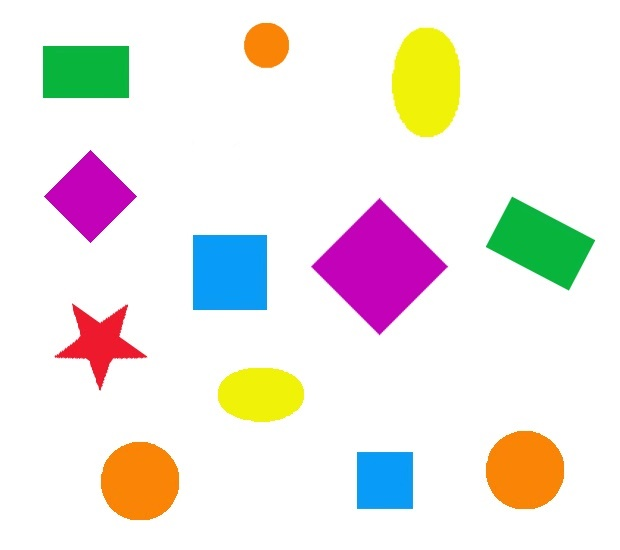
#> input picture Src/1Figures.jpg, 620 x 550 px
$ python Detection.py
#> lines starting #> are read from the running program, lines starting #| are printed output that depends on the picture; after the words box and inside, x2 and y2 are one past the last pixel; in counts of white or black regions, pixels touching at a corner belong together
import cv2
import numpy as np

def stackImages(scale,imgArray):
    rows = len(imgArray)
    cols = len(imgArray[0])
    rowsAvailable = isinstance(imgArray[0], list)
    width = imgArray[0][0].shape[1]
    height = imgArray[0][0].shape[0]
    if rowsAvailable:
        for x in range(0, rows):
            for y in range(0, cols):
                if imgArray[x][y].shape[:2] == imgArray[0][0].shape[:2]:
                    imgArray[x][y] = cv2.resize(imgArray[x][y], (0, 0), None, scale, scale)
                else:
                    imgArray[x][y] = cv2.resize(imgArray[x][y], (imgArray[0][0].shape[1], imgArray[0][0].shape[0]), None, scale, scale)
                if len(imgArray[x][y].shape) == 2:
                    imgArray[x][y] = cv2.cvtColor(imgArray[x][y], cv2.COLOR_GRAY2BGR)
        imageBlank = np.zeros((height, width, 3), np.uint8)
        hor = [imageBlank] * rows
        hor_con = [imageBlank] * rows
        for x in range(0, rows):
            hor[x] = np.hstack(imgArray[x])
        ver = np.vstack(hor)
    else:
        for x in range(0, rows):
            if imgArray[x].shape[:2] == imgArray[0].shape[:2]:
                imgArray[x] = cv2.resize(imgArray[x], (0, 0), None, scale, scale)
            else:
                imgArray[x] = cv2.resize(imgArray[x], (imgArray[0].shape[1], imgArray[0].shape[0]), None, scale, scale)
            if len(imgArray[x].shape) == 2: imgArray[x] = cv2.cvtColor(imgArray[x], cv2.COLOR_GRAY2BGR)
        hor = np.hstack(imgArray)
        ver = hor
    return ver

def getContours(img):
    contours, hierarchy = cv2.findContours(img, cv2.RETR_EXTERNAL, cv2.CHAIN_APPROX_NONE)
    for cnt in contours:
        area = cv2.contourArea(cnt)
        print(area)
        cv2.drawContours(imgContour, cnt, -1, (255, 0, 0), 2)
        peri = cv2.arcLength(cnt, True)
        #print(peri)
        approx = cv2.approxPolyDP(cnt, 0.02*peri, True)
        print(len(approx))
        objCor = len(approx)
        x, y, w, h = cv2.boundingRect(approx)

        if objCor == 4:
            aspRatio = w/float(h)
            if aspRatio > 0.95 and aspRatio < 1.05:
                objectType = "Square"
            else:
                objectType = "Rectangle"
        elif objCor == 8:
            aspRatio = aspRatio = w/float(h)
            if aspRatio > 0.95 and aspRatio < 1.05:
                objectType = "Circle"
            else:
                objectType = "Oval"
        elif objCor == 10:
            objectType = "Star"
        else:
            objectType = "None"

        cv2.rectangle(imgContour, (x, y), (x + w, y + h), (0, 255, 0), 2)
        cv2.putText(imgContour,objectType, (x + 10, y + 10), cv2.FONT_HERSHEY_SIMPLEX, 0.7, (0, 0, 0), 2)


img = cv2.imread("Src/1Figures.jpg")
#> img is the input picture: shape (550, 620, 3); mean B, G, R 228.9, 233.5, 238.1
imgContour = img.copy()

imgGray = cv2.cvtColor(img, cv2.COLOR_BGR2GRAY)
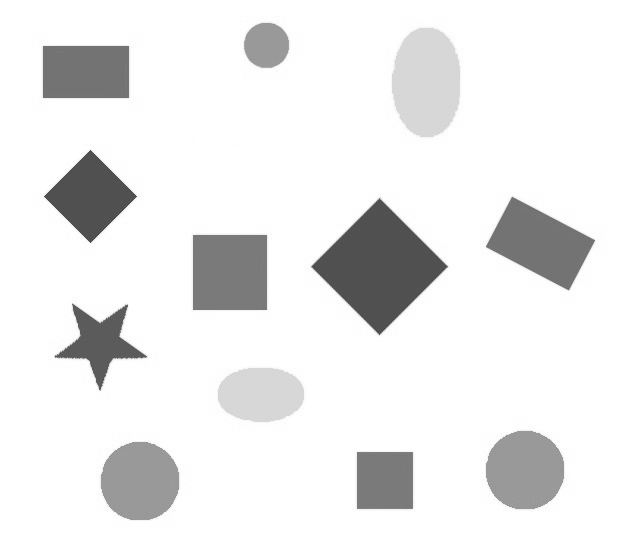
#> imgGray: shape (550, 620); min 67, max 255, mean 234.3
imgBlur = cv2.GaussianBlur(imgGray, (7, 7), 1)
imgCanny = cv2.Canny(imgBlur, 50, 50)
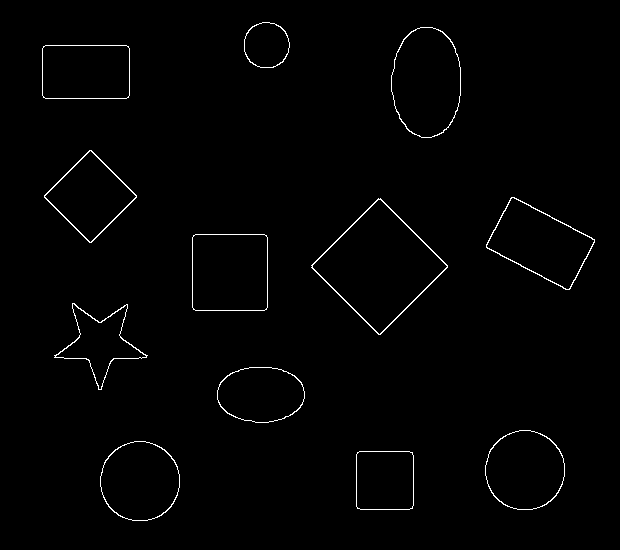
#> imgCanny: shape (550, 620); 1.1% white in thin lines or dots, all inside (x1, y1, x2, y2) = (42, 22, 595, 521)
imgOther = np.zeros_like(img)
getContours(imgCanny)
#> in getContours, `contours, hierarchy = cv2.findContours(img, cv2.RETR_EXTERNAL, cv2.CHA..`: contours = 12 contours; largest, box (x1, y1, x2, y2) and area: (311, 198, 448, 335) 9516, (391, 27, 461, 138) 6088, (192, 234, 268, 311) 5684, (486, 197, 595, 290) 5410, (100, 441, 180, 521) 4959
#> the loop in getContours, `for cnt in contours:` made 12 passes
#> (area, peri, approx, objCor, x, y, w, h) on passes 1, 6, 7, 8, 9, 10: (3285, 225.3, [[357, 452], [357, 508], [412, 508], [412, 452]], 4, 357, 452, 56, 57), (5684, 297.3, [[193, 235], [193, 309], [266, 309], [266, 235]], 4, 193, 235, 74, 75), (9516, 388.7, [[378, 198], [311, 267], [380, 334], [447, 265]], 4, 311, 198, 137, 137), (5410, 321.5, [[511, 197], [486, 247], [569, 289], [594, 239]], 4, 486, 197, 109, 93), (4414, 262.6, [[89, 150], [44, 197], [91, 242], [136, 195]], 4, 44, 150, 93, 93), (4595, 275.3, [[43, 46], [43, 97], [128, 97], [128, 46]], 4, 43, 46, 86, 52)
#> (area, peri, objCor, x, y, w, h, aspRatio) on passes 2, 3, 4, 11, 12: (4959, 263.3, 8, 100, 441, 80, 80, 1), (4958, 263.3, 8, 485, 430, 80, 80, 1), (3836, 240.7, 8, 217, 367, 88, 56, 1.57), (6088, 305.3, 8, 391, 27, 70, 111, 0.631), (1632, 151.9, 8, 244, 22, 46, 46, 1)
#> (printed output is left out)
#> after the loop in getContours, `for cnt in contours:`:
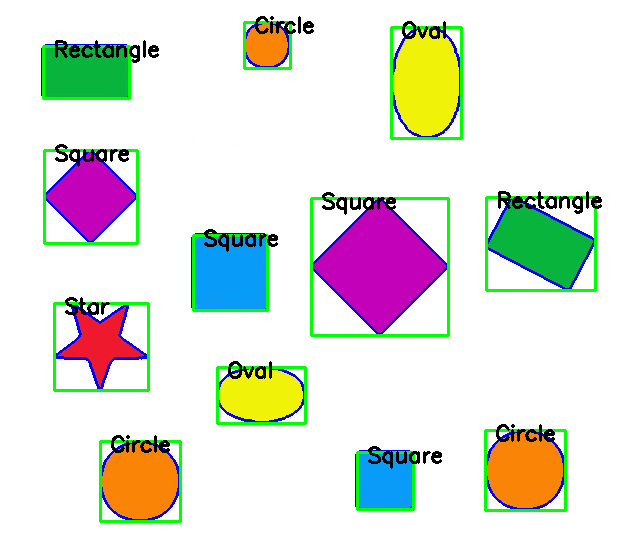
#> imgContour: shape (550, 620, 3); 6.47% of pixels changed, all inside (x1, y1, x2, y2) = (41, 16, 602, 523)

imgStack = stackImages(0.6, ([img,imgGray,imgBlur], [imgCanny, imgContour, imgOther]))
#> after the loop in stackImages, `for x in range(0, rows):`: hor = 2 items
#> in stackImages, `ver = np.vstack(hor)`:
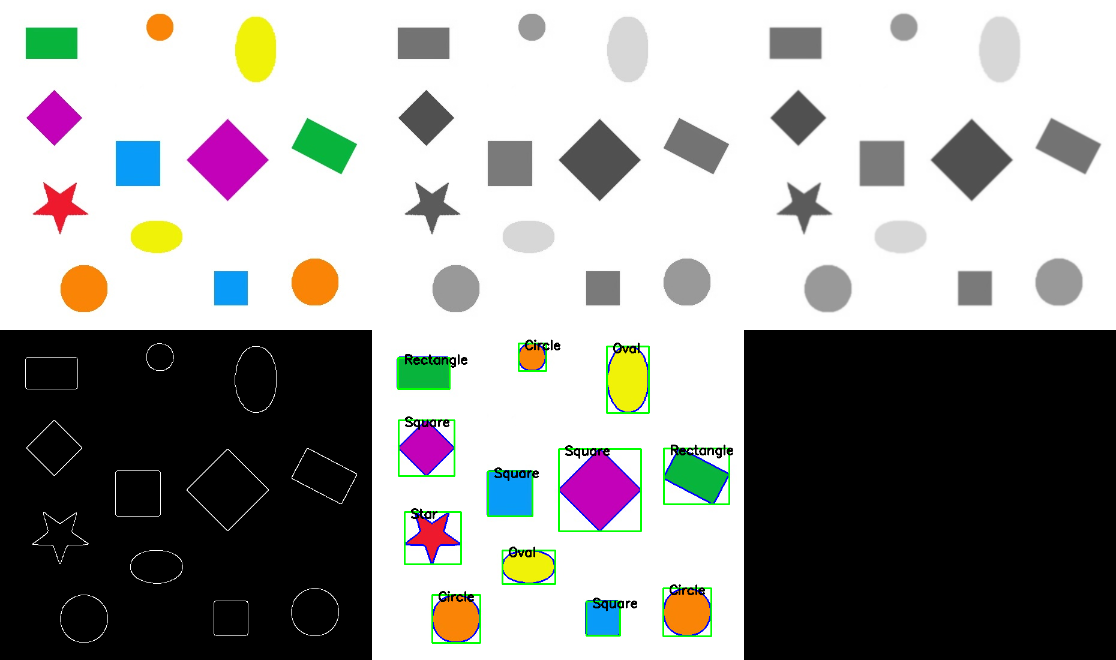
#> ver: shape (660, 1116, 3); mean of channels 0, 1, 2 153.2, 155.3, 155.6; drawn as B, G, R

cv2.imshow("Stack", imgStack)

cv2.waitKey(0)
